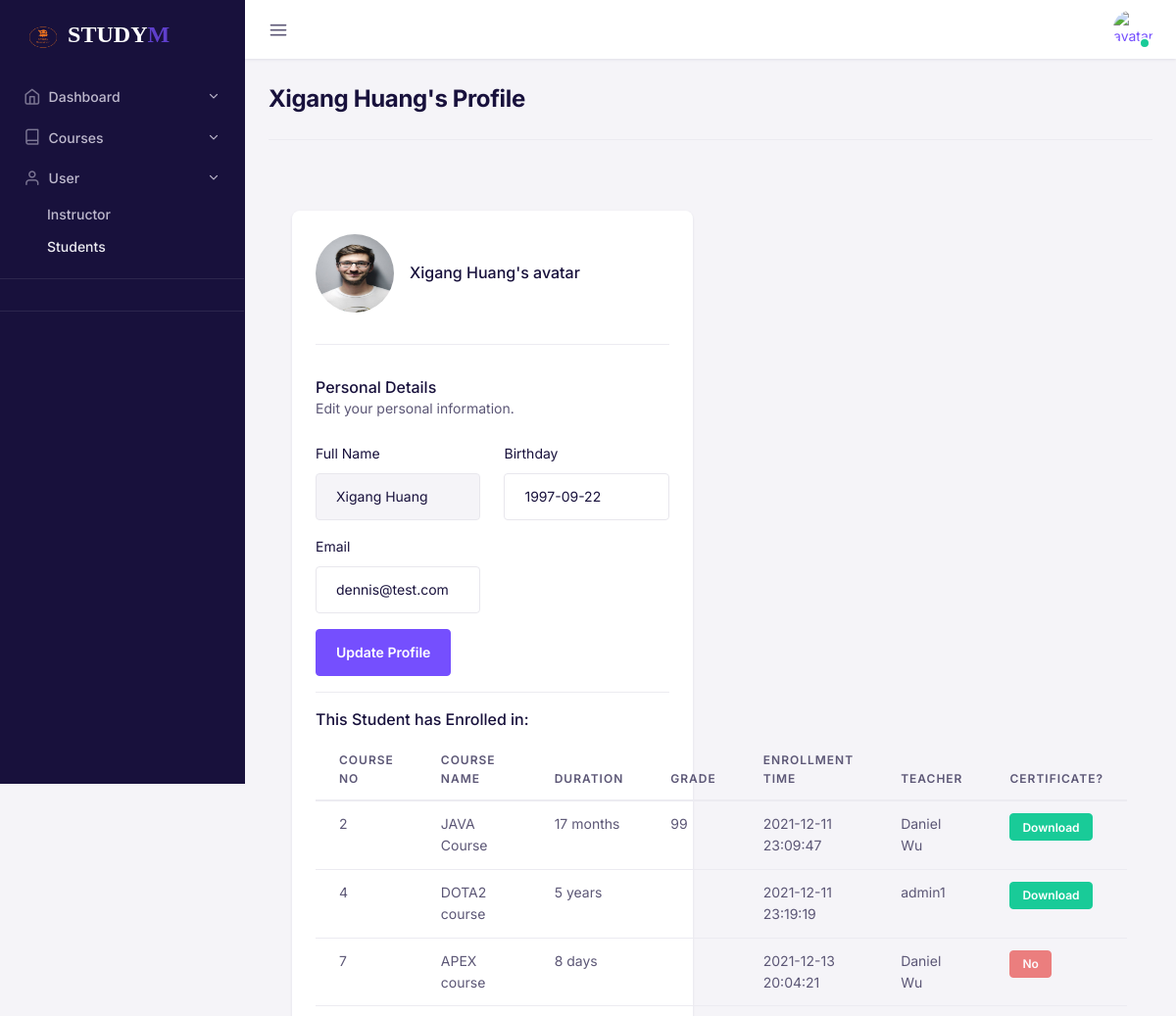
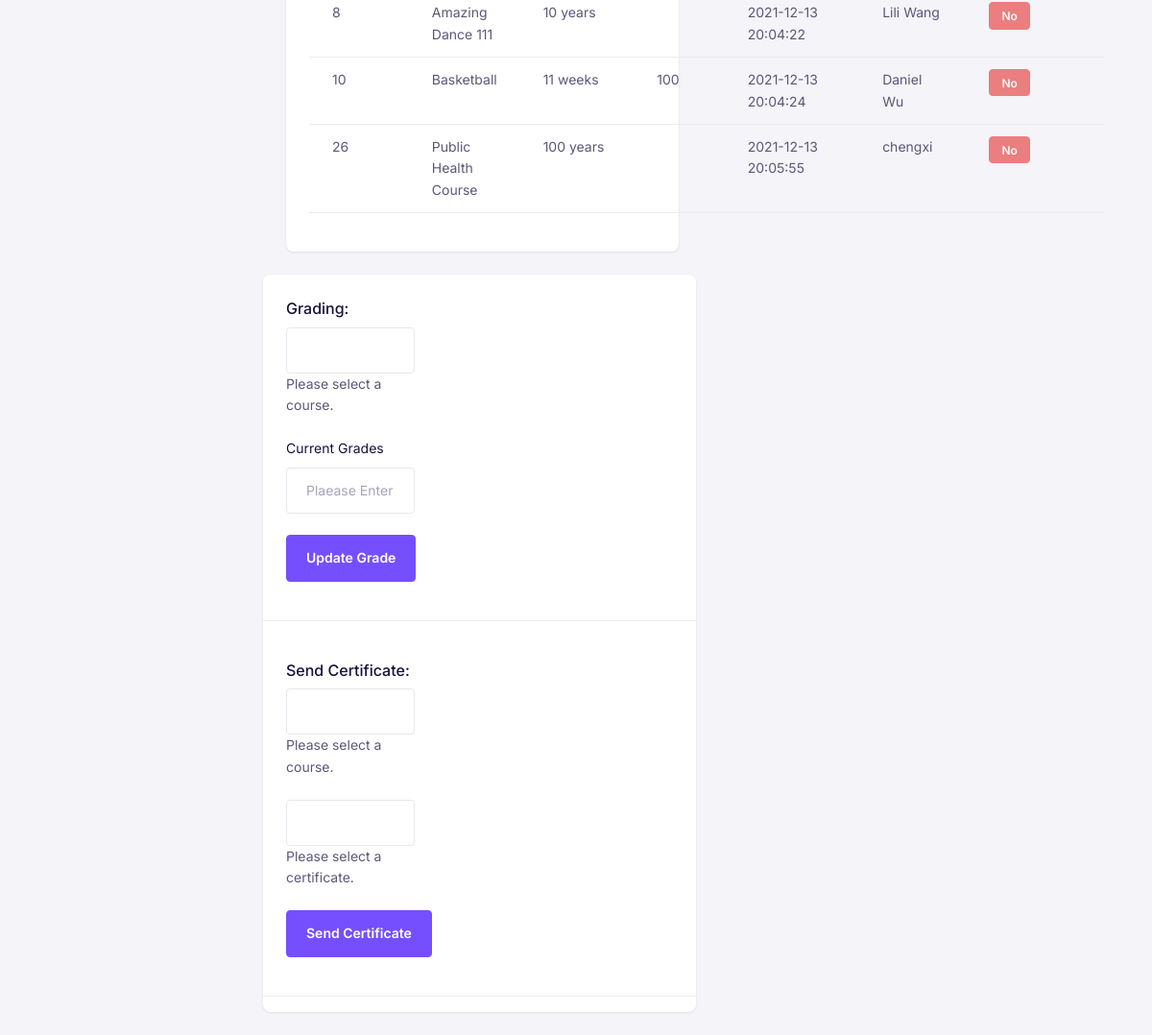
/admin/student_details.php?id=4 (signed in), run on the app's committed database (2 pictures, top to bottom).
### tables this page shows
CREATE TABLE `student` (
  `id` int(11) NOT NULL,
  `name` varchar(60) NOT NULL,
  `uid` tinytext NOT NULL,
  `userEmails` tinytext NOT NULL,
  `avatar` varchar(100) NOT NULL DEFAULT 'default_user.jpg',
  `dob` date NOT NULL,
  `pwd` longtext NOT NULL
);

CREATE TABLE `student_course` (
  `student_id` int(30) NOT NULL,
  `course_id` int(30) NOT NULL,
  `grade` varchar(30) DEFAULT NULL,
  `Enrolldate` datetime NOT NULL DEFAULT CURRENT_TIMESTAMP,
  `certificate_id` int(30) DEFAULT NULL
);

CREATE TABLE `course` (
  `course_id` int(30) NOT NULL,
  `instructor_id` int(30) NOT NULL,
  `name` varchar(30) NOT NULL,
  `description` varchar(200) NOT NULL,
  `course_pict` varchar(200) NOT NULL DEFAULT 'default.jpg',
  `duration` varchar(30) NOT NULL,
  `status` varchar(6) NOT NULL DEFAULT '2' COMMENT '1 = pass; 2 = fail'
);

CREATE TABLE `teacher` (
  `id` int(11) NOT NULL,
  `name` varchar(60) NOT NULL,
  `uid` tinytext NOT NULL,
  `userEmails` tinytext NOT NULL,
  `avatar` varchar(200) NOT NULL DEFAULT 'default_user.jpg',
  `dob` date NOT NULL,
  `pwd` longtext NOT NULL,
  `role` varchar(20) NOT NULL DEFAULT '1'
);

### admin/student_details.php (the view, shortened to what the rows shown need)
<?php
require('../database_handler.php');
mysqli_query($connection,'set names utf8');
if (isset($_GET['id'])){
    $id = $_GET['id'];
    $query = "SELECT sc.student_id, sc.course_id, sc.Enrolldate, sc.grade, sc.certificate_id AS cerid, certificate.url AS cerurl, c.name AS cname, c.duration, t.name AS tname FROM student_course sc INNER JOIN course c ON sc.course_id = c.course_id INNER JOIN teacher t ON c.instructor_id = t.id LEFT JOIN certificate ON sc.certificate_id = certificate.certificate_id WHERE student_id = '$id'";
    $result = mysqli_query($connection,$query);
    $query = "SELECT id, name,uid, userEmails,avatar,dob FROM student  WHERE id='$id'";
    $sname = mysqli_fetch_array(mysqli_query($connection, $query));
} else {
  header("Location: home.php");
}
?>
<!DOCTYPE html>
<html lang="en">
<head>
 <link href="../assets/fonts/feather/feather.css" rel="stylesheet">
 <link href="../assets/libs/@fortawesome/fontawesome-free/css/all.min.css" rel="stylesheet">
 <link href="../assets/libs/bootstrap-icons/font/bootstrap-icons.css" rel="stylesheet" />
 <link href="../assets/libs/dragula/dist/dragula.min.css" rel="stylesheet" />
 <link href="../assets/libs/@mdi/font/css/materialdesignicons.min.css" rel="stylesheet" />
 <link href="../assets/libs/dropzone/dist/dropzone.css" rel="stylesheet" />
 <link href="../assets/libs/magnific-popup/dist/magnific-popup.css" rel="stylesheet" />
 <link href="../assets/libs/bootstrap-select/dist/css/bootstrap-select.min.css" rel="stylesheet">
 <link href="../assets/libs/@yaireo/tagify/dist/tagify.css" rel="stylesheet">
 <link href="../assets/libs/tiny-slider/dist/tiny-slider.css" rel="stylesheet">
 <link href="../assets/libs/tippy.js/dist/tippy.css" rel="stylesheet">
 <link href="../assets/libs/datatables.net-bs5/css/dataTables.bootstrap5.min.css" rel="stylesheet">
 <link href="../assets/libs/prismjs/themes/prism-okaidia.css" rel="stylesheet">
<link href="https://cdn.jsdelivr.net/npm/bootstrap@5.1.3/dist/css/bootstrap.min.css" rel="stylesheet">
 <link href="../assets/css/plugins.css" rel="stylesheet" />
 <link href="../assets/css/main.css" rel="stylesheet" />
<link href="../assets/css/icons.css" rel="stylesheet" />
 <link rel="stylesheet" href="../assets/css/theme.min.css">
</head>
<body>
<div id="db-wrapper">
        <div id="page-content">
 <div class="container-fluid p-4">
                   <div class="row">
                    <div class="col-lg-12 col-md-12 col-12">
                        <div class="border-bottom pb-4 mb-4 d-md-flex justify-content-between align-items-center">
                            <div class="mb-3 mb-md-0">
                                <h1 class="mb-0 h2 fw-bold"><?php echo $sname['name']; ?>'s Profile</h1>
                            </div>
                        </div>
                    </div>
                </div>
<div class="col-xl-8 col-lg-12 col-md-12 col-12">
                            <div class="card-body">
 	<div class="row mt-0 mt-md-4">
 				<div class="col-lg-9 col-md-8 col-12">
 					<div class="card">
 						<div class="card-body">
 							<div class="d-lg-flex align-items-center justify-content-between">
 								<div class="d-flex align-items-center mb-4 mb-lg-0">
 									<img src="../assets/img/avatars/<?php echo $sname['avatar'];?>" id="img-uploaded" class="avatar-xl rounded-circle" alt="" />
 									<div class="ms-3">
 										<h4 class="mb-0"><?php echo $sname['name'];?>'s avatar</h4>
 									</div>
 								</div>
 							</div>
 							<div>
 								<form class="row" role="form" method="post" action="student_details.php">
 									<div class="mb-3 col-12 col-md-6">
 										<label class="form-label" for="fname">Full Name</label>
 										<input type="text" class="form-control" value="<?php echo $sname['name'];?>" disabled>
 									</div>
 									<div class="mb-3 col-12 col-md-6">
 										<label class="form-label" for="birth">Birthday</label>
 										<input class="form-control flatpickr" type="text" value="<?php echo $sname['dob'];?>" id="birth" name="dob" />
 									</div>
 									<div class="mb-3 col-12 col-md-6">
 										<label class="form-label" for="address">Email</label>
 										<input type="email" class="form-control" name="email" value="<?php echo $sname['userEmails'];?>">
 									</div>
 								</form>
                             <div class="panel panel-default plain">
                                 <div class="panel-body">
                                     <table class="table table-hover">
                                         <thead>
                                             <tr>
                                                 <th class="per15">Course No</th>
                                                 <th class="per20">Course Name</th>
                                                 <th class="per20">Duration</th>
                                                 <th class="per10">Grade</th>
                                                 <th class="per20">Enrollment Time</th>
                                                 <th class="per20">Teacher</th>
                                                 <th class="per20">Certificate?</th>
                                             </tr>
                                         </thead>
                                         <tbody>
                                             <?php
                                             while($row=mysqli_fetch_array($result)){
                                                 echo "<tr>
                                                     <td>".$row['course_id']."</td>
                                                     <td>".$row['cname']."</td>
                                                     <td>".$row['duration']."</td>
                                                     <td>".$row['grade']."</td>
                                                     <td>".$row['Enrolldate']."</td>
                                                     <td>".$row['tname']."</td>";
                                                 if (is_null($row['cerid'])){
                                                     echo "<td><button class='btn btn-xs btn-danger' disabled>No</button></td>";
                                                 } else {
                                                     echo "<td><a href='../assets/upload/certificate/".$row['cerurl'] ."'><button class='btn btn-xs btn-success'>Download</button></a>";
                                                 }
                                                 echo "</tr>";
                                             }
                                             ?>
                                         </tbody>
                                     </table>
                                 </div>
                             </div>
 							</div>
 						</div>
 					</div>
 				</div>
 			</div>
                            </div>
                    </div>
</div>
</body>
</html>

### data on the page
student: name "Xigang Huang", avatar (picture), dob "1997-09-22", email "dennis@test.com"
student_course: course "2", course.name "JAVA Course", course.duration "17 months", grade "99", Enrolldate "2021-12-11 23:09:47", teacher.name "Daniel Wu"
student_course: course "4", course.name "DOTA2 course", course.duration "5 years", Enrolldate "2021-12-11 23:19:19", teacher.name "admin1"
student_course: course "7", course.name "APEX course", course.duration "8 days", Enrolldate "2021-12-13 20:04:21", teacher.name "Daniel Wu", shows "No"
student_course: course "8", course.name "Amazing Dance 111", course.duration "10 years", Enrolldate "2021-12-13 20:04:22", teacher.name "Lili Wang", shows "No"
student_course: course "10", course.name "Basketball", course.duration "11 weeks", grade "100", Enrolldate "2021-12-13 20:04:24", teacher.name "Daniel Wu", shows "No"
student_course: course "26", course.name "Public Health Course", course.duration "100 years", Enrolldate "2021-12-13 20:05:55", teacher.name "chengxi", shows "No"
